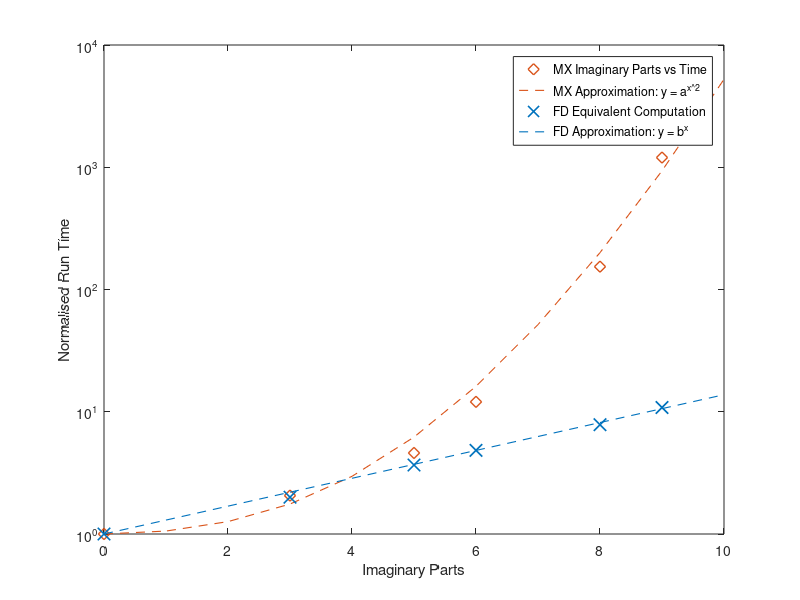

MATLAB code for this plot:
% [0.001, 0.001, -0.001], [-4000 -10000 0 0 3 10] && [-9.9997e-4, -6.4424e-4, 0.0078], 10*[40 -40 100 1 0.1 1]
%


% complex nonlin no time, 3 accel :  10.2975, 10.3536, 10.2817
% complex nonlin hessian, 3 accel 2 time:  21.5354
% complex nonlin no time, 6 accel :  60.6217, 61.5252, 61.3622
% complex nonlin hessian, 6 accel 2 time:  770.1504 769.2817 765.2124
% complex nonlin no time, 9 accel :  ~6000

% complex lin, 2 accel:  4.3388, 4.4253, 4.3244
% complex lin, 2 accel, 1 time : 5.2659, 5.2006, 5.2976
% complex lin, 2 accel, 2 time : 6.9196, 6.7835, 6.7427, 6.7646
% complex lin, 4 accel:  6.6036, 6.6395
% complex lin, 4 accel,1 time : 9.9970, 9.9184, 9.8939
% complex lin, 4 accel, 1 time (but second), 20.8581, 21.1240
% complex lin, 4 accel, 2 time: 21.9645 22.2114 22.3577 21.8054 21.0794 22.2487

close all force
%clear
clc
%{
complex42 = [21.9645 22.2114 22.3577 21.8054 21.0794 22.2487];
complex62 = [770.1504 769.2817 765.2124];
complex6 = [];
data = {complex6,complex42,complex62};

imag_parts = [6,8];

for i = 1:size(data,2)
    mean_time(i) = mean(data{i});
    neg_error(i) = min(data{i})-mean(data{i});
    pos_error(i) = max(data{i})-mean(data{i});
end

scatter(imag_parts, mean_time)
set(gca, 'YScale', 'log')
hold on
errorbar(imag_parts,mean_time,neg_error,pos_error,'LineStyle','none')

legend
%}
%% Plot time complexity charts
blue = [0 0.4470 0.7410];
red = [0.8500 0.3250 0.0980];
plot([0,3,5,6,8,9],[5,10.3,23,60.2,768.2,6000]./5, 'd', 'MarkerSize',8,'LineWidth',1,'Color', red)
set(gca, 'YScale', 'log')
hold on
plot([0:10],0.6*1.095.^[[0:10].^2]+0.4,'--','LineWidth',0.8,'Color', red)

xlabel('Imaginary Parts')
ylabel('Normalised Run Time')
plot([0,3,5,6,8,9],[0.06,0.12,0.22,0.29,0.47,0.65]./0.06, 'rx', 'MarkerSize',9,'LineWidth',1.2,'Color', blue)
plot([0:10],1.3.^[[0:10]],'--','LineWidth',0.8,'Color', blue)

legend('MX Imaginary Parts vs Time','MX Approximation: y = a^{x\^2}', 'FD Equivalent Computation', 'FD Approximation: y = b^{x}')


%% Plot Sensitivity Accuracy
%{
load('sensitivity_accuracy_results')
%fd_r_ax_sensitivity = fd_r_ax_sensitivity;
%fd_r2_axay_sensitivity = fd_r2_axay_sensitivity;
cx_r_ax_sensitivity = real(cx_r_ax_sensitivity);
cx_r2_axay_sensitivity = real(cx_r2_axay_sensitivity);


r_ax_ref = cx_r_ax_sensitivity(end);
r2_axay_ref = cx_r2_axay_sensitivity(end);

plot(h, abs((fd_r_ax_sensitivity-r_ax_ref)./r_ax_ref),'*-')
hold on
plot(h, abs((cx_r_ax_sensitivity-r_ax_ref)./r_ax_ref),'d-')

plot(h, abs((fd_r2_axay_sensitivity-r2_axay_ref)./r2_axay_ref),'o--','LineWidth',0.8)
plot(h, abs((cx_r2_axay_sensitivity-r2_axay_ref)./r2_axay_ref),'s--')

%symlog(gca, 'y', 1)
set(gca, 'xdir', 'reverse')
set(gca, 'XScale', 'log')
set(gca, 'YScale', 'log')
legend('FD 1st Order Derivate','MX 1st Order Derivate','FD 2nd Order Derivate','MX 2nd Order Derivate')
xlabel('Step Size h')
ylabel('Error Relative to MX Result at h=10^{-50}')
%}
%% Plot Grad and Newton Raphson
%{
fd_grad.objective = [];
fd_grad.radius = [];
fd_grad.fcalls = [];
fd_grad.traj_fuel = [];
fd_grad.correction_fuel = [];

mx_grad.objective = [];
mx_grad.radius = [];
mx_grad.fcalls = [];
mx_grad.traj_fuel = [];
mx_grad.correction_fuel = [];

fd_newton.objective = [];
fd_newton.radius = [];
fd_newton.fcalls = [];
fd_newton.traj_fuel = [];
fd_newton.correction_fuel = [];

mx_newton.objective = [];
mx_newton.radius = [];
mx_newton.fcalls = [];
mx_newton.traj_fuel = [];
mx_newton.correction_fuel = [];

fd_fmincon.objective = [];
fd_fmincon.radius = [];
fd_fmincon.fcalls = [];
fd_fmincon.traj_fuel = [];
fd_fmincon.correction_fuel = [];

mx_fmincon.objective = [];
mx_fmincon.radius = [];
mx_fmincon.fcalls = [];
mx_fmincon.traj_fuel = [];
mx_fmincon.correction_fuel = [];
%}
%{
clear
load('grad_newton_fmincon_results')

green = [0.4660 0.6740 0.1880];

blue = [0 0.4470 0.7410];
lightblue = [0.1010 0.7450 0.8330];
midblue = [0 0.4470 0.7410];

red = [0.8500 0.3250 0.0980];
purple = [0.4940 0.1840 0.5560];
brown = [0.6350 0.0780 0.1840];

%{
plot([1 1000],[1 1],'--', 'Color', green, 'LineWidth', 1.2)
hold on
plot(fd_grad.fcalls,fd_grad.radius,'v-', 'Color',brown, 'MarkerSize',4)
plot(mx_grad.fcalls,mx_grad.radius-1000,'.-.', 'Color', midblue, 'MarkerSize',8)

plot(fd_newton.fcalls,fd_newton.radius,'d-','Color', brown)
plot(mx_newton.fcalls(1:24),mx_newton.radius(1:24),'*-.', 'Color', blue)

plot(fd_fmincon.fcalls,fd_fmincon.radius,'s-','Color', red)
plot(mx_fmincon.fcalls,mx_fmincon.radius,'x-.', 'Color', lightblue)
%}
plot([1 1000],[1 1],'r--', 'LineWidth', 1.2)
hold on
plot(fd_grad.fcalls,fd_grad.radius,'v-', 'MarkerSize',4)
plot(mx_grad.fcalls,mx_grad.radius-1000,'.-.', 'MarkerSize',10)

plot(fd_newton.fcalls,fd_newton.radius,'d-')
plot(mx_newton.fcalls(1:24),mx_newton.radius(1:24),'*-.')

plot(fd_fmincon.fcalls,fd_fmincon.radius,'s-')
plot(mx_fmincon.fcalls,mx_fmincon.radius,'x-.')


text(14,0.6,'Newton Raphson')
text(150,0.6,'MATLAB fmincon')
text(20,25000,'Gradient Descent')



set(gca, 'XScale', 'log')
set(gca, 'YScale', 'log')
ylabel('Distance from Target (m)')
xlabel('Number of Function Calls')
legend('Feasibility Threshold','FD Gradient Descent','MX Gradient Descent','FD Newton Raphson','MX Newton Raphson','FD MATLAB fmincon','MX MATLAB fmincon')
%}